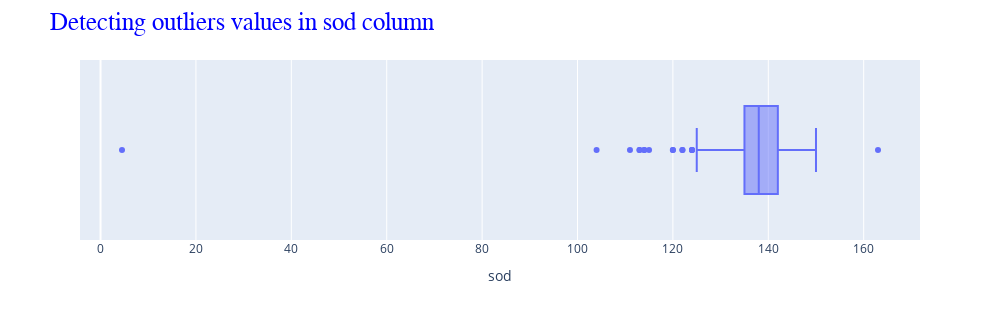

Source (notebook cell):
### Code cell
ax = px.box( data_frame = data,
        x = 'sod',
        width = 1000, height = 320)

ax.update_layout(
    title = {
        "text" : 'Detecting outliers values in sod column',
        "font" : title_font_dict
    } 
)

### Figure 1 — Plotly figure (JSON) as saved in the notebook; plotly's stock layout.template omitted (floating-point values rounded to 4 significant figures; data arrays with more than 128 entries replaced by an {"elided": "..."} marker saying what was removed)
{"data": [{"alignmentgroup": "True", "hovertemplate": "sod=%{x}<extra></extra>", "legendgroup": "", "marker": {"color": "#636efa"}, "name": "", "notched": false, "offsetgroup": "", "orientation": "h", "showlegend": false, "type": "box", "x": {"elided": "392 float values"}, "x0": " ", "xaxis": "x", "y0": " ", "yaxis": "y"}], "layout": {"boxmode": "group", "height": 320, "legend": {"tracegroupgap": 0}, "margin": {"t": 60}, "title": {"font": {"color": "Blue", "family": "Times New Roman", "size": 25}, "text": "Detecting outliers values in sod column"}, "width": 1000, "xaxis": {"anchor": "y", "domain": [0, 1], "title": {"text": "sod"}}, "yaxis": {"anchor": "x", "domain": [0, 1]}}}
